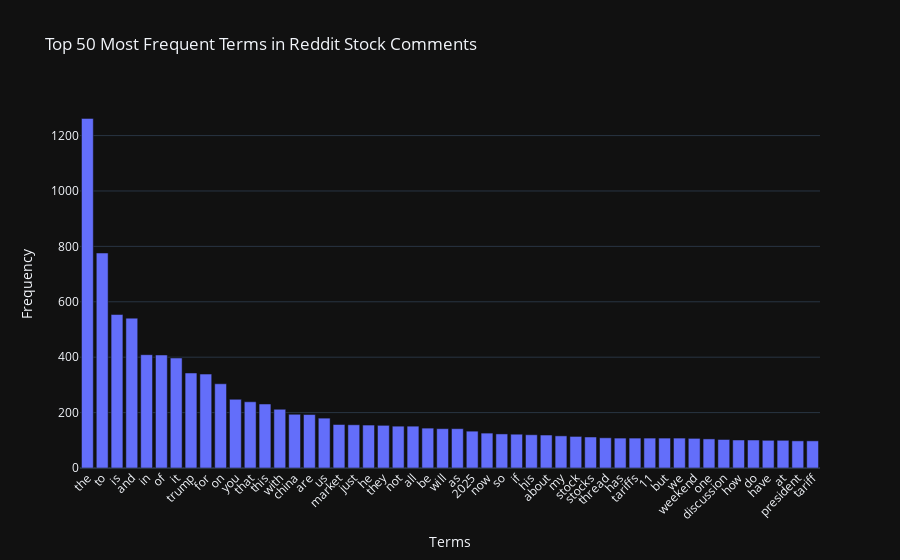

The notebook cell this image was saved under:
### Code cell
# ==========================================
# Exercise 12
# ==========================================
# Interactive visualization
import plotly.express as px
# Calculate term frequencies
term_frequencies = np.asarray(X_counts.sum(axis=0))[0]
# Get the vocabulary
vocab = count_vect.get_feature_names_out()
# Select top 50 most frequent terms
top_indices = term_frequencies.argsort()[-50:][::-1]
top_terms = [vocab[i] for i in top_indices]
top_frequencies = [term_frequencies[i] for i in top_indices]
# Create interactive bar chart with Plotly
fig = px.bar(x=top_terms, y=top_frequencies,
             title="Top 50 Most Frequent Terms in Reddit Stock Comments",
             labels={'x': 'Terms', 'y': 'Frequency'})
fig.update_layout(xaxis_tickangle=-45)
fig.show()

### Figure 1 — Plotly figure (JSON) as saved in the notebook; plotly's stock layout.template omitted (floating-point values rounded to 4 significant figures)
{"data": [{"hovertemplate": "Terms=%{x}<br>Frequency=%{y}<extra></extra>", "legendgroup": "", "marker": {"color": "#636efa", "pattern": {"shape": ""}}, "name": "", "orientation": "v", "showlegend": false, "textposition": "auto", "x": ["the", "to", "is", "and", "in", "of", "it", "trump", "for", "on", "you", "that", "this", "with", "china", "are", "us", "market", "just", "he", "they", "not", "all", "be", "will", "as", "2025", "now", "so", "if", "his", "about", "my", "stock", "stocks", "thread", "has", "tariffs", "11", "but", "we", "weekend", "one", "discussion", "how", "do", "have", "at", "president", "tariff"], "xaxis": "x", "y": [1262, 776, 554, 541, 409, 408, 397, 343, 339, 304, 248, 239, 231, 212, 194, 193, 180, 157, 156, 155, 154, 151, 151, 144, 142, 142, 133, 126, 123, 122, 120, 119, 116, 114, 112, 109, 108, 108, 108, 108, 108, 107, 105, 103, 101, 101, 100, 100, 98, 98], "yaxis": "y", "type": "bar"}], "layout": {"xaxis": {"anchor": "y", "domain": [0.0, 1.0], "title": {"text": "Terms"}, "tickangle": -45}, "yaxis": {"anchor": "x", "domain": [0.0, 1.0], "title": {"text": "Frequency"}}, "legend": {"tracegroupgap": 0}, "title": {"text": "Top 50 Most Frequent Terms in Reddit Stock Comments"}, "barmode": "relative"}}
